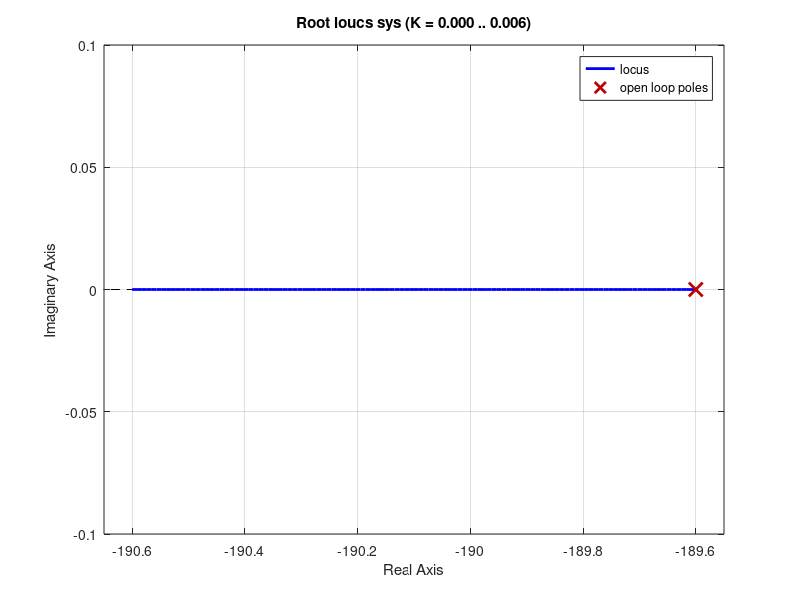
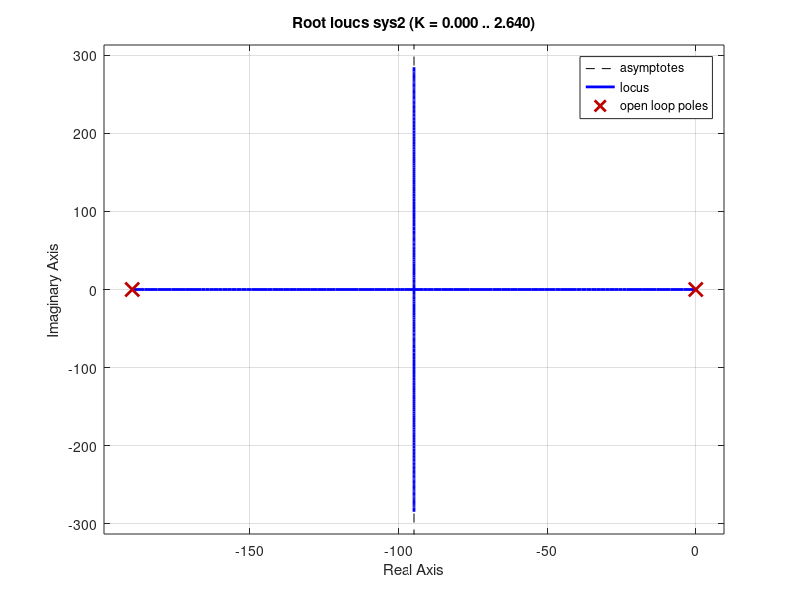
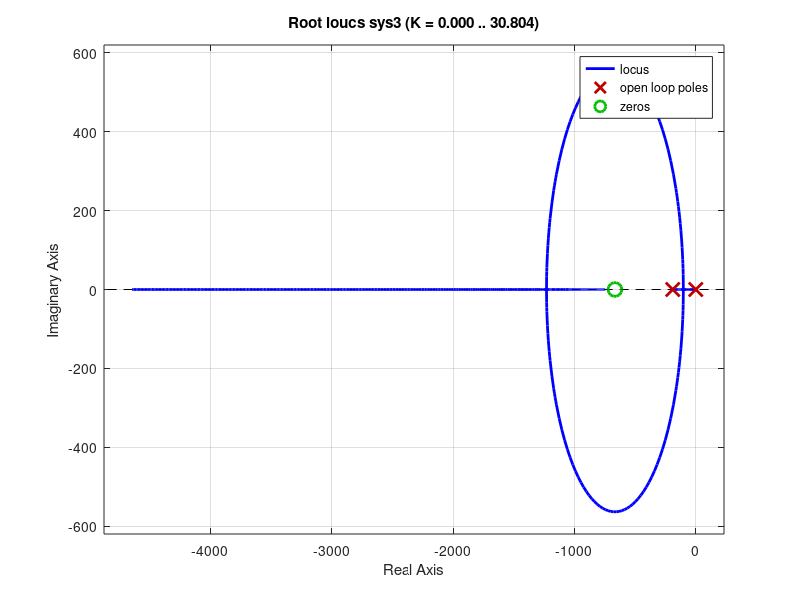

The MATLAB script that drew these images, in order:
clear all
close all


% Part b


% P-Control

num1 = [168.4]
den1 = [1,189.6]
figure(1)
sys = tf(num1,den1)
rlocus(sys)

% I-Control
num2 = [34048]
den2 = [1,189.6,0]
figure(2)
sys2 = tf(num2,den2)
rlocus(sys2)

% PI-Control
num3 = [168.8,666.7*168.7]
den3 = [1,189.6,0]
figure(3)
sys3 = tf(num3,den3)
rlocus(sys3)
